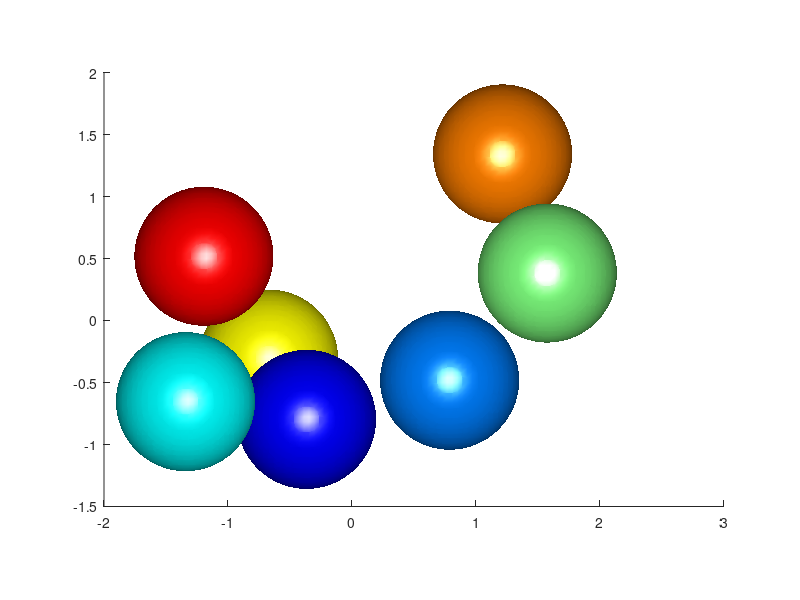

Write MATLAB code to recreate this figure. (Note: this script raises an error after producing the figure.)
function dogleg_trust_region()
    fsz = 20; % fontsize
    Na = 7; % the number of atoms
    rstar = 2^(1/6); % argument of the minimum of the Lennard-Jones pair potential V(r) = r^(-12) - r^(-6)
    tol = 1e-6; % stop iterations when || grad f|| < tol
    iter_max = 400; % the maximal number of iterations
    draw_flag = 1; % if draw_flag = 1, draw configuration at every iteration

    %% Parameters for trust region
    Delta_max = 5; % the max trust-region radius
    Delta_min = 1e-12; % the minimal trust-region radius
    Delta = 1; % the initial radius
    eta = 0.1; % step rejection parameter
    subproblem_iter_max = 5; % the max # of iteration for quadratic subproblems
    tol_sub = 1e-1; % relative tolerance for the subproblem
    rho_good = 0.75;
    rho_bad = 0.25;

    %% Set up the initial configuration
    % Four local minima of LJ7:
    % f1 = -16.50538417 Pentagonal bipyramid
    % f2 = -15.93504306 Capped octahedron
    % f3 = -15.59321094 Tricapped tetrahedron
    % f4 = -15.53306005 Bicapped trigonal bipyramid
    % Options: model = 0,1,2,3, or 4.
    % Model 0 corresponds to a random initialization.
    % Models 1--4 set the system up close to the corresponding local minima listed above.
    m = 20;
    rng(6);
    model = 0;

    if model > 0
        Na = 7;
    end

    xyz = initial_configuration(model, Na, rstar);
    drawconf(xyz, 1);
    x = remove_rotations_translations(xyz);

    %% Start minimization
    f = LJpot(x);
    g = LJgrad(x);
    norm_g = norm(g);

    fprintf("Initially, f = %d, ||grad f|| = %d\n", f, norm_g);

    iter = 1;
    fvals = zeros(iter_max);
    fvals(1) = f;
    ngvals = zeros(iter_max);
    ngvals(1) = norm_g;
    Delta = 1;
    I = eye(length(x));
    B = eye(size(g, 1), size(g, 1));

    
    while norm_g > tol && iter < iter_max
        % Solve the constrained minimization problem mmmmm
        B = 0.5 * (B + B');
        flag_boundary = 0;

        % Check if B is SPD
        eval_min = min(eig(B));
        j_sub = 0;

        if eval_min > 0 % B is SPD: B = R' * R, R' * R * p = -g
            p_U = -((g' * g) / (g' * B * g)) * g;
            p_norm = norm(p_U);

            if p_norm >= Delta
                % Else: we are done with solving the subproblem
                p = p_U * Delta / p_norm;
                flag_boundary = 1;
            else
                p_b = -B \ g;
                p = p_b;
                p_norm = norm(p_b);

                if p_norm > Delta
                    alpha = roots([norm(p_b - p_U)^2, 2 * p_U' * (p_b - p_U), norm(p_U)^2 - Delta^2]);
                    p = p_U + max(alpha) * (p_b - p_U);
                    flag_boundary = 1;
                end
            end
        else
            p = cauchy_point(B, g, Delta);
        end

        % Assess the progress
        xnew = x + p;
        fnew = LJpot(xnew);
        gnew = LJgrad(xnew);
        mnew = f + g' * p + 0.5 * p' * B * p;
        rho = (f - fnew) / (f - mnew + 1e-14);

        % Adjust the trust region
        if rho < rho_bad
            Delta = max([0.25 * Delta, Delta_min]);
        else
            if rho > rho_good && flag_boundary == 1
                Delta = min([Delta_max, 2 * Delta]);
            end
        end

        % Accept or reject step
        if rho > eta
            s = xnew - x;
            y = gnew - g;
            x = xnew;
            f = fnew;
            g = gnew;
            norm_g = norm(g);

            if rem(iter, m) == 0
                B = eye(size(g, 1), size(g, 1));
            else
                B = B - (B * s * s' * B) / (s' * B * s) + (y * y') / (y' * s);
            end

            fprintf('Accept: iter # %d: f = %.10f, |df| = %.4e, rho = %.4e, Delta = %.4e, j_sub = %d\n', iter, f, norm_g, rho, Delta, j_sub);
        else
            fprintf('Reject: iter # %d: f = %.10f, |df| = %.4e, rho = %.4e, Delta = %.4e, j_sub = %d\n', iter, f, norm_g, rho, Delta, j_sub);
        end

        if draw_flag == 1
            % Restore all coordinates
            xyz = reshape([0; 0; 0; x(1); 0; 0; x(2:3); 0; x(4:end)], 3, Na);
            drawconf(xyz, 1);
        end

        iter = iter + 1;
        fvals(iter) = f;
        ngvals(iter) = norm_g;
    end

    xyz = reshape([0; 0; 0; x(1); 0; 0; x(2:3); 0; x(4:end)], 3, Na);
    drawconf(xyz, 1);

    figure(2);
    clf;
    hold on;
    grid on;
    plot(0:(iter-1), fvals(1:iter), 'Linewidth', 2);
    set(gca, 'Fontsize', fsz);
    xlabel('Iteration #', 'FontSize', fsz);
    ylabel('Function values', 'FontSize', fsz);

    figure(3);
    clf;
    hold on;
    grid on;
    plot(0:(iter-1), ngvals(1:iter), 'Linewidth', 2);
    set(gca, 'Yscale', 'log', 'Fontsize', fsz);
    xlabel('Iteration #', 'FontSize', fsz);
    ylabel('||grad f||', 'FontSize', fsz);

    figure(5);
    clf;
    hold on;
    grid on;
    evals = sort(eig(LJhess(x)), 'ascend');
    plot(evals, '.', 'Markersize', 20);

    if evals(1) > 0
        set(gca, 'Yscale', 'log', 'Fontsize', fsz);
    else
        set(gca, 'Yscale', 'linear', 'Fontsize', fsz);
    end

    xlabel('Index', 'FontSize', fsz);
    ylabel('Eigenvalues of the Hessian', 'FontSize', fsz);
end
function xyz = initial_configuration(model, Na, rstar)
    xyz = zeros(3, Na);
    switch(model)
        case 1 % Pentagonal bipyramid
            p5 = 0.4 * pi;
            he = sqrt(1 - (0.5 / sin(0.5 * p5))^2);
            for k = 1:5
                xyz(1, k) = cos((k-1) * p5);
                xyz(2, k) = sin((k-1) * p5);
                xyz(3, k) = 0;
            end
            xyz(3, 6) = he;
            xyz(3, 7) = -he;

        case 2 % Capped octahedron
            r = 1 / sqrt(2);
            p4 = 0.5 * pi;
            pp = p4 / 2;
            p0 = pi * 1.5 - pp;
            x0 = sin(pp);
            y0 = cos(pp);
            z0 = 0;
            for k = 1:4
                xyz(1, k) = x0 + r * cos(p0 + (k-1) * p4);
                xyz(2, k) = y0 + r * sin(p0 + (k-1) * p4);
                xyz(3, k) = z0;
            end
            xyz(:, 5) = [x0, y0, z0 + r]';
            xyz(:, 6) = [x0, y0, z0 - r]';
            xyz(:, 7) = [3 * x0, y0, z0 + r]';

        case 3 % Tricapped tetrahedron
            p3 = 2 * pi / 3;
            pp = p3 / 2;
            r = 1 / sqrt(3);
            beta = 0.5 * pi - asin(1 / 3) - acos(1 / sqrt(3));
            r1 = cos(beta);
            p0 = 1.5 * pi - pp;
            x0 = sin(pp);
            y0 = cos(pp);
            z0 = 0;
            for k = 1:3
                xyz(1, k) = x0 + r * cos(p0 + (k-1) * p3);
                xyz(2, k) = y0 + r * sin(p0 + (k-1) * p3);
                xyz(3, k) = z0;
                xyz(1, k+3) = x0 + r1 * cos(p0 + pp + (k-1) * p3);
                xyz(2, k+3) = y0 + r1 * sin(p0 + pp + (k-1) * p3);
                xyz(3, k+3) = z0 + sqrt(2/3) - sin(beta);
            end
            xyz(:, 7) = [x0, y0, z0 + sqrt(2/3)]';

        case 4 % Bicapped trigonal bipyramid
            p3 = 2 * pi / 3;
            pp = p3 / 2;
            r = 1 / sqrt(3);
            beta = 0.5 * pi - asin(1 / 3) - acos(1 / sqrt(3));
            r1 = cos(beta);
            p0 = 1.5 * pi - pp;
            x0 = sin(pp);
            y0 = cos(pp);
            z0 = 0;
            for k = 1:3
                xyz(1, k) = x0 + r * cos(p0 + (k-1) * p3);
                xyz(2, k) = y0 + r * sin(p0 + (k-1) * p3);
                xyz(3, k) = z0;
            end
            xyz(:, 4) = [x0 + r1 * cos(p0 + pp), y0 + r1 * sin(p0 + pp), z0 + sqrt(2/3) - sin(beta)]';
            xyz(:, 5) = [x0 + r1 * cos(p0 + pp + p3), y0 + r1 * sin(p0 + pp + p3), z0 - sqrt(2/3) + sin(beta)]';
            xyz(:, 6) = [x0, y0, z0 - sqrt(2/3)]';
            xyz(:, 7) = [x0, y0, z0 + sqrt(2/3)]';

        otherwise % Random configuration
            hR = 0.01;
            xyz = zeros(3, Na);
            xyz(:, 1) = [0; 0; 0];
            a = randn(3, Na - 1);
            rad = sqrt(a(1, :).^2 + a(2, :).^2 + a(3, :).^2);
            a = a * diag(1 ./ rad);
            for i = 2:Na
                rad = sqrt(xyz(1, 1:i-1).^2 + xyz(2, 1:i-1).^2 + xyz(3, 1:i-1).^2);
                R = max(rad) + rstar;
                xa = R * a(:, i-1);
                x = [xyz(:, 1:i-1), xa];
                f = LJ(x(:));
                fnew = f;
                while 1
                    R = R - hR;
                    xa = R * a(:, i-1);
                    x = [xyz(:, 1:i-1), xa];
                    f = fnew;
                    fnew = LJ(x(:));
                    if fnew > f
                        break;
                    end
                end
                xyz(:, i) = xa;
            end
            cmass = mean(xyz, 2);
            xyz = xyz - cmass * ones(1, Na);
    end
    xyz = xyz * rstar;
end

function v = LJpot(xyz) % 
% xyz must be a column vector
[m, ~] = size(xyz);
Na = (m + 6)/3 ;
x_aux = [0;0;0;xyz(1);0;0;xyz(2:3);0;xyz(4:m)];
m = length(x_aux);
% restore atomic coordinates 
x = reshape(x_aux,3,Na);
r = zeros(Na);
for k = 1 : Na
    r(k,:) = sqrt(sum((x - x(:,k)*ones(1,Na)).^2,1));
end
r = r + diag(ones(Na,1));
aux = 1./r.^6;
L = (aux - 1).*aux;
L = L - diag(diag(L));
v = 2*sum(sum(L));
end
%%
function dv = LJgrad(xyz) % 
[m, ~] = size(xyz);
Na = (m + 6)/3 ;
x_aux = [0;0;0;xyz(1);0;0;xyz(2:3);0;xyz(4:m)];
m = length(x_aux);
% restore atomic coordinates
g = zeros(size(x_aux));
x = reshape(x_aux,3,Na);
r = zeros(Na);
for k = 1 : Na
    r(k,:) = sqrt(sum((x - x(:,k)*ones(1,Na)).^2,1));
end
r = r + diag(ones(Na,1));
L = -6*(2./r.^6 - 1)./r.^8;
for k = 1 : Na
    Lk = L(:,k);
    g(1 + (k-1)*3 : k*3) = (x(:,k)*ones(1,Na) - x)*Lk;
end

g = 4*g;
dv = g([4,7,8,10 : Na*3]);
end

%%
 function dv = LJder(r)
 dv = -12*r.^(-13) + 6*r.^(-7);
 end
%%
%%
function H = LJhess(x) % find the Hessian using finite differences
h = 1e-6;
n = length(x);
H = zeros(n);
e = eye(n);
for i = 1 : n
di = e(:,i)*h;
Hei = 0.5*(LJgrad(x + di) - LJgrad(x - di))/h;
for j = 1 : i
H(j,i) = e(j,:)*Hei;
H(i,j) = H(j,i);
end
end
H = 0.5*(H+H');
end
%%
function x = remove_rotations_translations(xyz)
% removes rotational and translational degrees of freedom
% input should be 3 by Na matrix
% output = column vector 3*Na - 6 by 1
[m, Na] = size(xyz);
if m ~= 3 || Na < 3
    fprintf('Error in remove_rotations_translations: [m = %d, Na = %d]\n',m,Na);
    return
end
    % shift atom 1 to the origin;
    xyz = xyz - xyz(:,1)*ones(1,Na);
    % Use a Householder reflection to place atom 2 on the x-axis
    u = xyz(:,2);
    noru = norm(u);
    ind = find(abs(u) > 1e-12, 1 );
    xyz = circshift(xyz,[1 - ind,0]);
    u = xyz(:,2);
    u(1) = u(1) + sign(u(1))*noru;
    noru = norm(u);
    if noru > 1e-12
        House = eye(3);
        u = u/noru;
        House = House - 2*u*u';
        xyz = House*xyz;
    end
    % Perform rotation around the x-axis to place atom 3 onto the xy-plane
    R = eye(3);
    a = xyz(:,3);
    r = sqrt(a(2)^2 + a(3)^2);
    if r > 1e-12
        R(2,2) = a(2)/r;
        R(3,3) = R(2,2);
        R(2,3) = a(3)/r;
        R(3,2) = -R(2,3);
        xyz = R*xyz;
    end
    %% prepare input vector
    x_aux = xyz(:); % make xyz into column vector
    % x = [x2 x3 y3 x4 y4 z4 ... xNa yNa ZNa]';
    x = x_aux([4,7,8,10 : Na*3]);
%     fprintf('Ndim = %d\n',N);

end

%%
function v = LJ(xyz) % 
global feval
feval = feval + 1;
m = length(xyz);
Na = m/3;
x = reshape(xyz,3,Na);
r = zeros(Na);
for k = 1 : Na
    r(k,:) = sqrt(sum((x - x(:,k)*ones(1,Na)).^2,1));
end
r = r + diag(ones(Na,1));
aux = 1./r.^6;
L = (aux - 1).*aux;
L = L - diag(diag(L));
v = 2*sum(sum(L));
end
%% 
function drawconf(xyz,fig)
figure(fig);   
clf;
hold on;
Na = size(xyz,2);

rstar = 0.5*2^(1/6);
t = linspace(-1,1,50);
[X, Y, Z] = meshgrid(t,t,t);
V = sqrt(X.^2 + Y.^2 + Z.^2);
[faces,verts] = isosurface(X,Y,Z,V,rstar);
nverts = size(verts,1);
e = ones(nverts,1);
col = jet(Na);


hold on;
for i = 1 : Na
    patch('Vertices',verts + e*xyz(:,i)','Faces',faces,'Facecolor',col(i,:),...
        'EdgeColor','none','LineStyle','none');
end
camlight('headlight');
lighting gouraud
set(gca,'DataAspectRatio',[1,1,1]);
alpha(0.8);
view(3)
axis off
drawnow
end
%%
function p = cauchy_point(B,g,R)
    ng = norm(g);
    ps = -g*R/ng;
    aux = g'*B*g;
    if aux <= 0
        p = ps;
    else
        a = min(ng^3/(R*aux),1);
        p = ps*a;
    end
end
